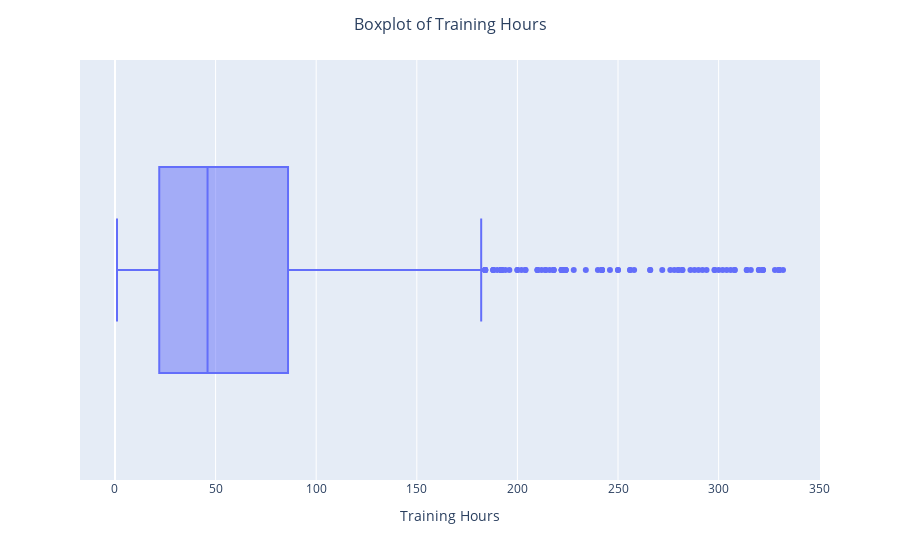

The code cell stored with this chart in its notebook:
### Code cell
repo.training_hrs_plot()

### Figure 1 — Plotly figure (JSON) as saved in the notebook; plotly's stock layout.template omitted (floating-point values rounded to 4 significant figures; data arrays with more than 128 entries replaced by an {"elided": "..."} marker saying what was removed)
{"data": [{"alignmentgroup": "True", "hovertemplate": "training_hours=%{x}<extra></extra>", "legendgroup": "", "marker": {"color": "#636efa"}, "name": "", "notched": false, "offsetgroup": "", "orientation": "h", "showlegend": false, "type": "box", "x": {"elided": "2015 int values"}, "x0": " ", "xaxis": "x", "y0": " ", "yaxis": "y"}], "layout": {"boxmode": "group", "legend": {"tracegroupgap": 0}, "margin": {"t": 60}, "title": {"font": {"size": 16}, "text": "Boxplot of Training Hours", "x": 0.5, "xref": "paper"}, "xaxis": {"anchor": "y", "domain": [0, 1], "title": {"text": "Training Hours"}}, "yaxis": {"anchor": "x", "domain": [0, 1]}}}
